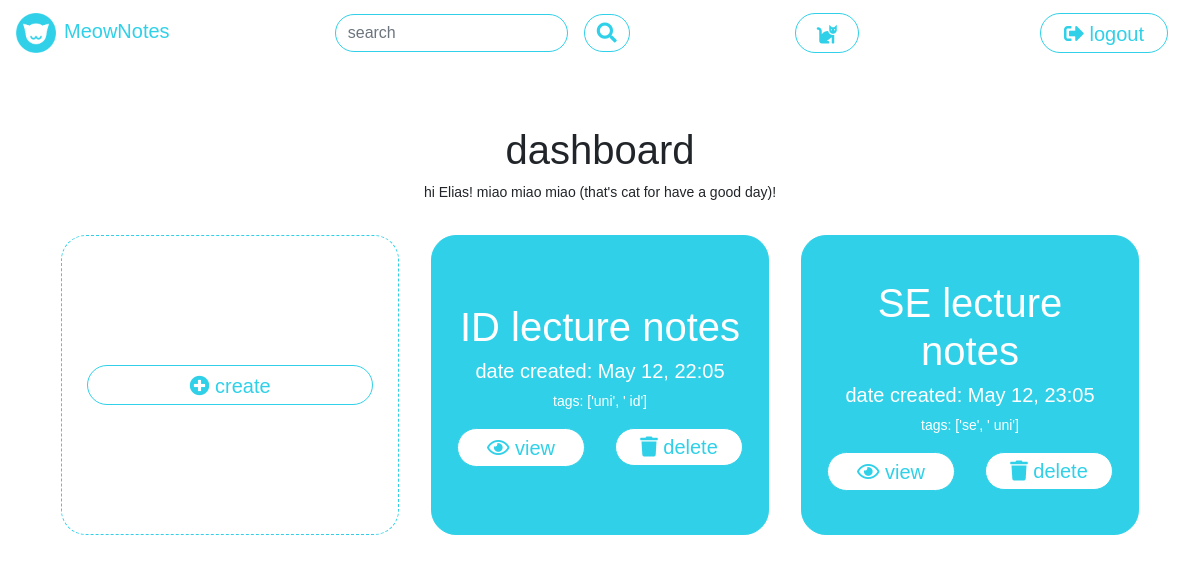
The page /dashboard (signed in) on the database as committed earlier.
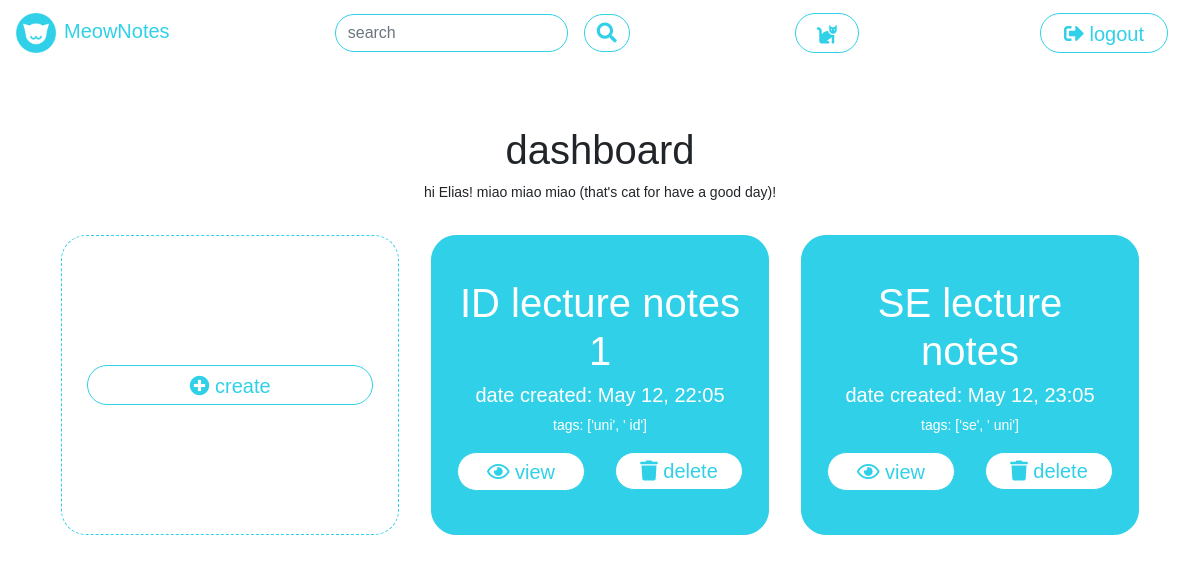
The same page on the database as committed later.
### tables this page shows
CREATE TABLE "notes" (
	"id"	INTEGER UNIQUE,
	"uid"	INTEGER NOT NULL,
	"date_created"	TEXT NOT NULL,
	"title"	TEXT NOT NULL,
	"tags"	TEXT,
	"content"	BLOB NOT NULL,
	PRIMARY KEY("id")
);

### __init__.py (the view)
@app.route("/dashboard")
def dashboard():
    if session.get("username") is not None:
        session_user = session.get("username")
        uid = get_id_by_user(session.get("username"))
        db_user_results = get_notes_by_user(uid)
        note_data = process_note_results(db_user_results)
        msg = create_welcome_message(session_user)
        return render_template("dashboard.html", msg=msg, menu_item="logout", data=note_data)
    else:
        return redirect("/")

### dbquery.py (called while the page is built)
def execute_select(query):
    conn = sqlite3.connect(MEOWNOTES_DB)
    cursor = conn.cursor()
    cursor.execute(query)
    result = cursor.fetchall()
    conn.close()
    return result

def get_user_by_name(username):
    query_input_items = [{"val": username, "cols": ["username"], "type": "exact", "condition": True}]
    query = prepare_query("GET_CONDITIONAL", "users", query_input_items)
    results = execute_select(query)
    return results

def get_id_by_user(username):
    db_res = get_user_by_name(username)
    db_user = parse_user(db_res[0])
    uid = db_user["uid"]
    return uid

def get_notes_by_user(uid):
    query_input_items = [{"val": uid, "cols": ["uid"], "type": "exact", "condition": True}]
    query = prepare_query("GET_CONDITIONAL", "notes", query_input_items)
    results = execute_select(query)
    return results

def parse_user(db_result):
    result = {
        "uid": db_result[0],
        "username": db_result[1],
        "password": db_result[2]
    }
    return result

def parse_note(db_note):
    real_date = dateutil.parser.parse(db_note[2])
    result = {
        "note_id": db_note[0],
        "uid": db_note[1],
        "date_created": db_note[2],
        "ui_date": real_date.strftime('%b %d, %H:%m'),
        "title": db_note[3],
        "tags": db_note[4].split(","),
        "content": db_note[5],
    }
    return result

def process_note_results(db_notes):
    parsed_notes = []
    for db_note in db_notes:
        parsed_notes.append(parse_note(db_note))
    parsed_notes.sort(key=operator.itemgetter('date_created'))
    return parsed_notes

### utils.py (called while the page is built)
def format_value_for_db(value, cols, paramtype):
    if type(value) == int or "id" in cols:
        result = str(value)
    elif paramtype == "contains":
        result = "'%" + value + "%'"
    else:
        result = "'" + value + "'"
    return result

def create_welcome_message(username):
    general_greetings_list = ["hello", "hi", "welcome"]
    secondary_statement_list = ["hope you're having a great day!", "miao miao miao (that's cat for have a good day)!", "enjoy!", "good luck!", "happy writing!"]
    return random.choice(general_greetings_list) + " " + username.capitalize() + "! " + random.choice(secondary_statement_list)

### templates/dashboard.html (shortened to what this page needs)
<!DOCTYPE html>
<html lang="en" dir="ltr">
{% extends "meownotes.html" %}
  {% block head %}
  {{ super() }}
  {% endblock %}
  {% block content %}
  <div class="content main">
    <div class="row">
      <div class="col my-auto text-center">
        <div class="my-auto">
          <h1>dashboard</h1>
          {{msg}}
        </div>
      </div>
    </div>
    <div class="row dash-notes-row align-items-center">
      <div class="col-4 text-center dash-notes-col my-auto">
        <div class="dashboard-note-prompt card">
          <div class="card-contents my-auto">
            <div class="row">
              <div class="col">
                <div class="meownotes-button meownotes-link my-auto meownotes-go-accent">
                  <span class="align-middle">
                    <a href="{{ url_for('create') }}">
                      <i class="fas fa-plus-circle"></i> create
                    </a>
                  </span>
                </div>
              </div>
            </div>
          </div>
        </div>
      </div>
      {% for note in data %}
      <div class="col-4 text-center dash-notes-col my-auto">
        <div class="dashboard-note card">
          <div class="card-contents my-auto">
            <div class="row">
              <div class="col">
                <h1>{{ note['title'] }}</h1>
              </div>
            </div>
            <div class="row">
              <div class="col">
                <h5>date created: {{ note['ui_date'] }}</h5>
              </div>
            </div>
            <div class="row">
              <div class="col">
                <p>tags: {{ note['tags'] }}</p>
              </div>
            </div>
            <div class="row">
              <div class="col-6">
                <div class="meownotes-button meownotes-link my-auto">
                  <span class="align-middle">
                    <a href="{{ url_for('view', id=note['note_id']) }}"><i class="far fa-eye"></i> view</a>
                  </span>
                </div>
              </div>
              <div class="col-6">
                <form method="POST" action="/delete">
                  <button class="meownotes-button meownotes-link btn btn-med btn-primary btn-block meownotes-bg-warning"
                    type="submit"><i class="fas fa-trash"></i> delete</button>
                </form>
              </div>
            </div>
          </div>
        </div>
      </div>
      {% endfor %}
    </div>
  </div>
  {% endblock %}

### templates/meownotes.html (shortened to what this page needs)
<!DOCTYPE html>
<html lang="en" dir="ltr">
<head>
    {% block head %}
    <link rel="stylesheet" href="{{ url_for('static', filename='css/fonts.css') }}">
    <link rel="stylesheet" href="{{ url_for('static', filename='css/bootstrap-4.3.1/bootstrap.min.css') }}">
    <link rel="stylesheet" href="{{ url_for('static', filename='css/main.css') }}">
    <link rel="stylesheet" href="https://use.fontawesome.com/releases/v5.8.1/css/all.css"
>
    {% endblock %}
</head>
<body>
    <nav class="navbar navbar-dark bg-dark">
        <a class="navbar-brand" href="{{ url_for('landing') }}"><img
                src="{{ url_for('static', filename='img/logo.png') }}"
                style="max-width:40px;margin-right:0.5rem;">MeowNotes</a>
        {% if menu_item == 'logout' %}
        <form method="POST" action="/search">
            <div class="input-group">
                <input type="text" id="search" name="search" class="form-control mr-1 meownotes-input"
                    placeholder="search" required="">
                <span class="input-group-btn">
                    <button class="meownotes-button btn btn-med btn-primary btn-block" type="submit"><i
                            class="fas fa-search"></i>
                    </button>
                </span>
            </div>
        </form>
        {% endif %}
        <div class="meownotes-button meownotes-link"
            style="width:4rem;line-height:1.2;margin-left:1rem;margin-right:1rem;">
            <span class="align-middle">
                <a href="{{ url_for('cat') }}"><i class="fas fa-cat"></i></a>
            </span>
        </div>
        <div class="meownotes-button meownotes-link"
        style="width:8rem;line-height:1.2;margin-left:1rem;margin-right:1rem;">
        <span class="align-middle">
            {% if menu_item == 'logout' %}
            <a href="{{ url_for('logout') }}"><i class="fas fa-sign-out-alt"></i> {{menu_item}}</a>
            {% else %}
            <a href="{{ url_for('landing') }}"><i class="fas fa-sign-in-alt"></i> {{menu_item}}</a>
            {% endif %}
        </span>
    </div>
    </nav>
    {% block content %}
    {% endblock %}
</body>
</html>

### static/css/main.css (style rules this page uses)
body { font-family: "Montserrat", sans-serif; font-size: 14px; }
a { text-decoration: none !important; }
h1 { font-weight: 500; }
:root { --meownotes-blue: #30D1E8; --meownotes-light: #FFFFFF; --meownotes-yellow: #FFB20F; --meownotes-red: #EA526F; }
.mr-1 { margin-right: 1rem !important; }
.navbar.navbar-dark.bg-dark, .navbar .navbar-brand { background-color: var(--meownotes-light) !important; color: var(--meownotes-blue) !important; }
.meownotes-input { border-radius: 25px !important; border: 1px solid var(--meownotes-blue); line-height: 1.2; }
.meownotes-button { line-height: 1.2; font-size: 1.25rem; text-align: center; padding: .375rem .75rem; border-radius: 25px !important; background-color: var(--meownotes-light); color: var(--meownotes-blue); border: 1px solid var(--meownotes-blue); }
.meownotes-link { padding: .375rem .75rem; width: 100%; margin: auto; display: inline-table; }
.meownotes-link>span, .meownotes-link>span>a { color: var(--meownotes-blue); }
.main { padding: 60px; height: calc(100vh - 56px); }
.dash-notes-row { height: 100%; }
.dash-notes-col { padding: 1rem; margin-top: 1rem !important; }
.dash-notes-col { height: 325px; }
.dashboard-note-prompt, .dashboard-note { height: 300px; border-radius: 25px; padding-left: 25px; padding-right: 25px; }
.dashboard-note-prompt { background-color: #ffffff; border: 1px dashed #30D1E8; color: #30D1E8; }
.dashboard-note { background-color: #30D1E8; border: 1px solid #30D1E8; color: #ffffff; }

Rows that differ between the two databases and show on the page:
changed notes: title "ID lecture notes" → "ID lecture notes 1"
